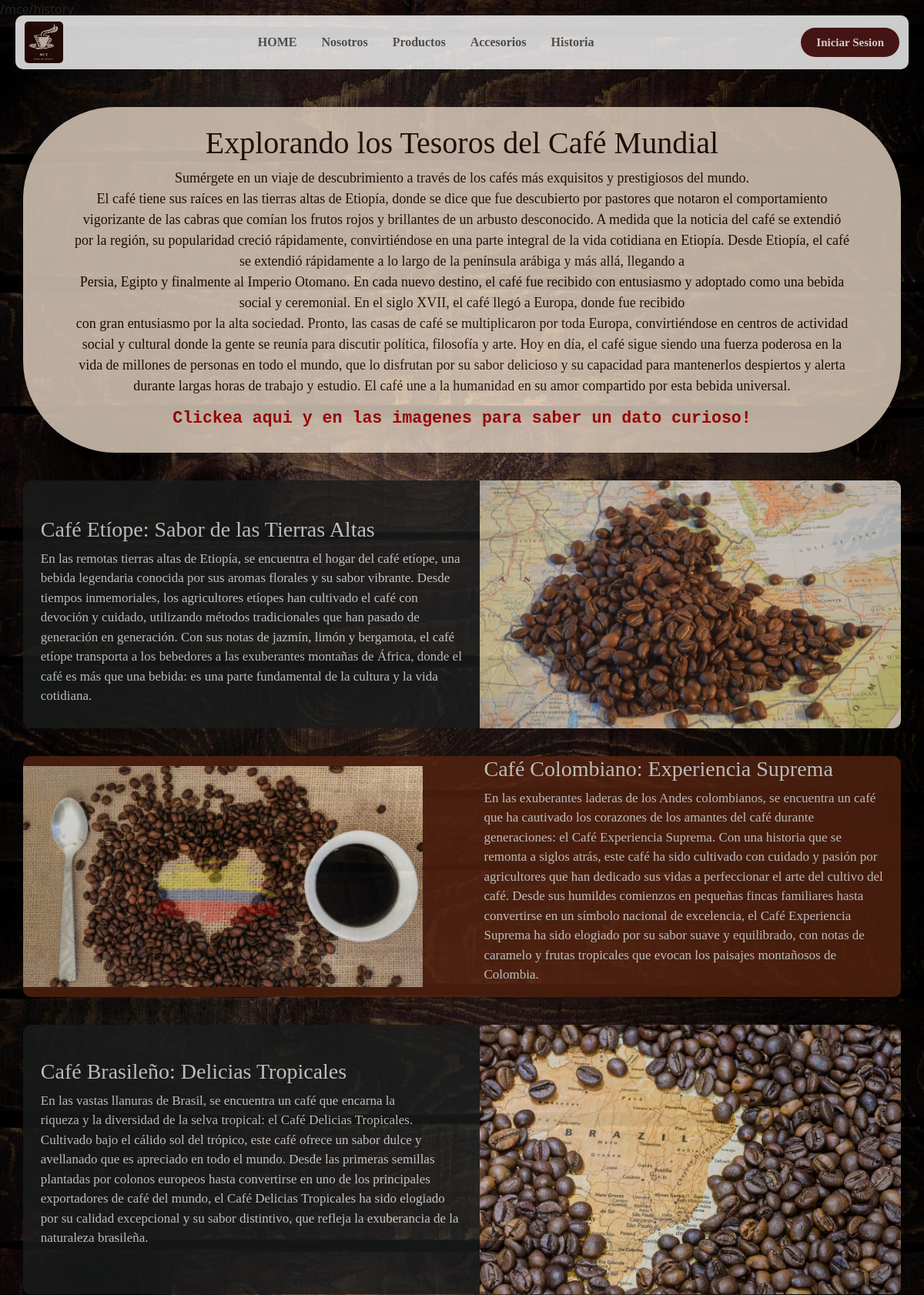
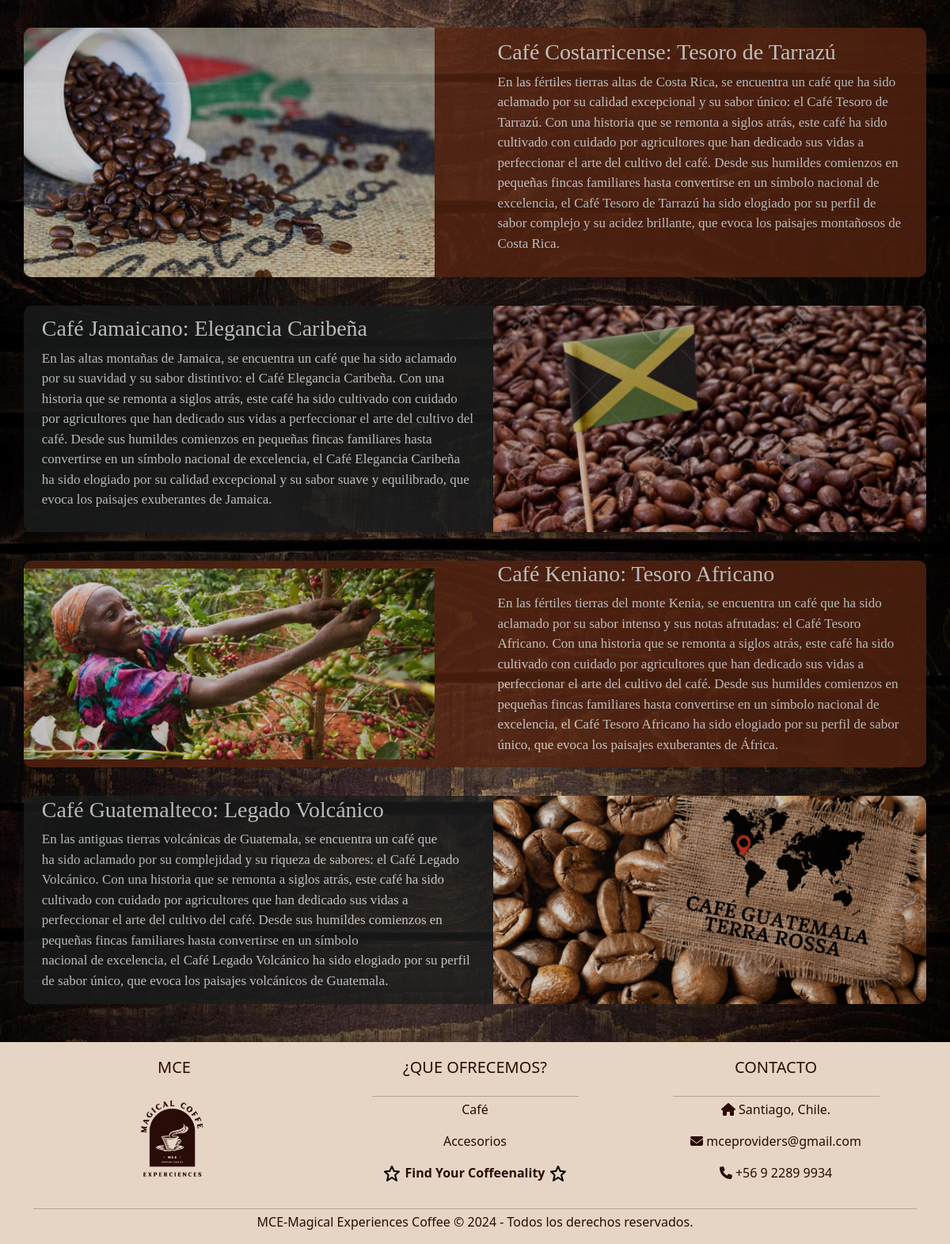
The page /mce/history on the database its author committed (2 pictures, top to bottom).
### mce/models.py (models this page shows, shortened)
class Historia(models.Model):
    id_historia = models.AutoField(primary_key=True)
    titulo      = models.CharField(max_length=200)
    content     = models.TextField()
    imagen      = models.ImageField(upload_to='images/', null=True, blank=True)

### mce/views.py (the view)
# urls.py: path('history', views.history, name='history'),
def history(request):
    historias = Historia.objects.all()
    id_map = {
        'Hp1': historias[0],
        'Np4_1': historias[1],
        'Np3_1': historias[2],
        'Np4_2': historias[3],
        'Np3_2': historias[4],
        'Np4_3': historias[5],
        'Np3_3': historias[6],
        'Np4_4': historias[7],
    }
    context={'historias': historias, 'id_map': id_map}
    return render(request, 'mce/history.html', context)

### mce/templates/mce/history.html (shortened to what this page needs)
{% extends 'mce/base.html' %}
{% load static %}
{% block content %}
<div id="Hp1" onclick="datoCafe()">
  <div id="Hptext0">
    <h1>{{ id_map.Hp1.titulo }}</h1>
    <p>{{ id_map.Hp1.content|linebreaksbr }}</p>
    <h5 id="clickeame">Clickea aqui y en las imagenes para saber un dato curioso!</h5>
  </div>
</div>
<div id="Np4">
  <div id="Npimg4">
    <img src="{{ id_map.Np4_1.imagen.url }}" onclick="datoEti()"/>
  </div>
  <div id="Nptext4">
    <h3><br />{{ id_map.Np4_1.titulo }}<br /></h3>
    <p>{{ id_map.Np4_1.content|linebreaksbr }}</p>
  </div>
</div>
<div id="Np3">
  <div id="Npimg3">
    <img src="{{ id_map.Np3_1.imagen.url }}" onclick="datoCol()"/>
  </div>
  <div id="Nptext3" style="color: #e4e6e5">
    <h3>{{ id_map.Np3_1.titulo }}<br /></h3>
    <p>{{ id_map.Np3_1.content|linebreaksbr }}</p>
  </div>
</div>
<div id="Np4">
  <div id="Npimg4">
    <img src="{{ id_map.Np4_2.imagen.url }}" onclick="datoBra()"/>
  </div>
  <div id="Nptext4">
    <h3>{{ id_map.Np4_2.titulo }}<br /></h3>
    <p>{{ id_map.Np4_2.content|linebreaksbr }}</p>
  </div>
</div>
<div id="Np3">
  <div id="Npimg3">
    <img src="{{ id_map.Np3_2.imagen.url }}" onclick="datoCos()"/>
  </div>
  <div id="Nptext3" style="color: #e4e6e5">
    <h3>{{ id_map.Np3_2.titulo }}<br /></h3>
    <p>{{ id_map.Np3_2.content|linebreaksbr }}</p>
  </div>
</div>
<div id="Np4">
  <div id="Npimg4">
    <img src="{{ id_map.Np4_3.imagen.url }}" onclick="datoJam()"/>
  </div>
  <div id="Nptext4">
    <h3>{{ id_map.Np4_3.titulo }}<br /></h3>
    <p>{{ id_map.Np4_3.content|linebreaksbr }}</p>
  </div>
</div>
<div id="Np3">
  <div id="Npimg3">
    <img src="{{ id_map.Np3_3.imagen.url }}" onclick="datoKen()"/>
  </div>
  <div id="Nptext3" style="color: #e4e6e5">
    <h3>{{ id_map.Np3_3.titulo }}<br /></h3>
    <p>{{ id_map.Np3_3.content|linebreaksbr }}</p>
  </div>
</div>
<div id="Np4">
  <div id="Npimg4">
    <img src="{{ id_map.Np4_4.imagen.url }}" onclick="datoGua()"/>
  </div>
  <div id="Nptext4">
    <h3>{{ id_map.Np4_4.titulo }}<br /></h3>
    <p>{{ id_map.Np4_4.content|linebreaksbr }}</p>
  </div>
</div>
{% endblock %}

### mce/static/mce/css/history.css (style rules this page uses)
#Hp1 { display: flex; opacity: 0.8; align-items: center; margin-left: 30px; margin-right: 30px; border-radius: 120px; width: auto; height: auto; box-sizing: border-box; overflow: hidden; background-color: #e6d5c4; margin-bottom: 3%; margin-top: 9.6%; }
#Hptext0 { text-align: center; flex: 1; margin-left: 4%; margin-right: 4%; font-family: fantasy; font-size: 18px; font-weight: 540; margin-top: 2%; margin-bottom: 2%; padding: 0 20px; color:#210a05; }
#clickeame { font-size: larger; color: rgb(177, 0, 0); font-family: 'Courier New', Courier, monospace; font-weight: bold; }

### mce/static/mce/css/login-register.css (style rules this page uses)
::placeholder { font-size: 16px; }

### mce/static/mce/css/aboutUs.css (style rules this page uses)
#Np3 { display: flex; opacity: 0.8; align-items: center; margin-bottom: 3%; margin-top: 5px; margin-left: 30px; margin-right: 30px; border-radius: 10px; width: auto; height: auto; box-sizing: border-box; overflow: hidden; background-color: #552310; }
#Npimg3 { flex: 1; bottom: 0; max-width: 140%; margin-right: 6%; width: 120%; margin: 0%; align-items: left; }
#Npimg3 img { max-width: 110%; margin-bottom: 0%; width: 100%; }
#Nptext3 { flex: 1; margin-left: 7%; margin-right: 2%; font-family:fantasy; font-size: 17px; color: #FFC683; align-items: left; }
#Np4 { display: flex; opacity: 0.8; align-items: center; margin-bottom: 3%; margin-top: 5px; margin-left: 30px; margin-right: 30px; border-radius: 10px; width: auto; height: auto; display: flex; box-sizing: border-box; overflow: hidden; background-color: #1A1C1C; flex-direction: row-reverse; }
#Npimg4 { flex: 1; height: 110%; bottom: 0; max-width: 110%; margin: 0%; width:120%; }
#Npimg4 img { margin: 0%; width: 100%; }
#Nptext4 { flex: 1; margin-left: 2%; margin-right: 2%; font-size: 17px; font-family:fantasy; color:#E4E6E5; }
#wallpaperS { background-image: url(../images/wallpaperH.jpg); background-repeat: round; }

### rows shown on the page
Historia: Hp1.titulo "Explorando los Tesoros del Café Mundial", Hp1.content "Sumérgete en un viaje de descubrimiento a través de los cafés más exquisitos y prestigiosos del mundo. El café tiene sus raíces en las tierras altas de Etiopía, donde se dice que fue descubierto por pastores que notaron el comportamiento vigorizante de las cabras que comían los frutos rojos y brillantes de un arbusto desconocido. A medida que la noticia del café se extendió por la región, su popularidad creció rápidamente, convirtiéndose en una parte integral de la vida cotidiana en Etiopía. Desde Etiopía, el café se extendió rápidamente a lo largo de la península arábiga y más allá, llegando a Persia, Egipto y finalmente al Imperio Otomano. En cada nuevo destino, el café fue recibido con…"
Historia: Np4_1.imagen (picture), Np4_1.titulo "Café Etíope: Sabor de las Tierras Altas", Np4_1.content "En las remotas tierras altas de Etiopía, se encuentra el hogar del café etíope, una bebida legendaria conocida por sus aromas florales y su sabor vibrante. Desde tiempos inmemoriales, los agricultores etíopes han cultivado el café con devoción y cuidado, utilizando métodos tradicionales que han pasado de generación en generación. Con sus notas de jazmín, limón y bergamota, el café etíope transporta a los bebedores a las exuberantes montañas de África, donde el café es más que una bebida: es una parte fundamental de la cultura y la vida cotidiana."
Historia: Np3_1.imagen (picture), Np3_1.titulo "Café Colombiano: Experiencia Suprema", Np3_1.content "En las exuberantes laderas de los Andes colombianos, se encuentra un café que ha cautivado los corazones de los amantes del café durante generaciones: el Café Experiencia Suprema. Con una historia que se remonta a siglos atrás, este café ha sido cultivado con cuidado y pasión por agricultores que han dedicado sus vidas a perfeccionar el arte del cultivo del café. Desde sus humildes comienzos en pequeñas fincas familiares hasta convertirse en un símbolo nacional de excelencia, el Café Experiencia Suprema ha sido elogiado por su sabor suave y equilibrado, con notas de caramelo y frutas tropicales que evocan los paisajes montañosos de Colombia."
Historia: Np4_2.imagen (picture), Np4_2.titulo "Café Brasileño: Delicias Tropicales", Np4_2.content "En las vastas llanuras de Brasil, se encuentra un café que encarna la riqueza y la diversidad de la selva tropical: el Café Delicias Tropicales. Cultivado bajo el cálido sol del trópico, este café ofrece un sabor dulce y avellanado que es apreciado en todo el mundo. Desde las primeras semillas plantadas por colonos europeos hasta convertirse en uno de los principales exportadores de café del mundo, el Café Delicias Tropicales ha sido elogiado por su calidad excepcional y su sabor distintivo, que refleja la exuberancia de la naturaleza brasileña."
Historia: Np3_2.imagen (picture), Np3_2.titulo "Café Costarricense: Tesoro de Tarrazú", Np3_2.content "En las fértiles tierras altas de Costa Rica, se encuentra un café que ha sido aclamado por su calidad excepcional y su sabor único: el Café Tesoro de Tarrazú. Con una historia que se remonta a siglos atrás, este café ha sido cultivado con cuidado por agricultores que han dedicado sus vidas a perfeccionar el arte del cultivo del café. Desde sus humildes comienzos en pequeñas fincas familiares hasta convertirse en un símbolo nacional de excelencia, el Café Tesoro de Tarrazú ha sido elogiado por su perfil de sabor complejo y su acidez brillante, que evoca los paisajes montañosos de Costa Rica."
Historia: Np4_3.imagen (picture), Np4_3.titulo "Café Jamaicano: Elegancia Caribeña", Np4_3.content "En las altas montañas de Jamaica, se encuentra un café que ha sido aclamado por su suavidad y su sabor distintivo: el Café Elegancia Caribeña. Con una historia que se remonta a siglos atrás, este café ha sido cultivado con cuidado por agricultores que han dedicado sus vidas a perfeccionar el arte del cultivo del café. Desde sus humildes comienzos en pequeñas fincas familiares hasta convertirse en un símbolo nacional de excelencia, el Café Elegancia Caribeña ha sido elogiado por su calidad excepcional y su sabor suave y equilibrado, que evoca los paisajes exuberantes de Jamaica."
Historia: Np3_3.imagen (picture), Np3_3.titulo "Café Keniano: Tesoro Africano", Np3_3.content "En las fértiles tierras del monte Kenia, se encuentra un café que ha sido aclamado por su sabor intenso y sus notas afrutadas: el Café Tesoro Africano. Con una historia que se remonta a siglos atrás, este café ha sido cultivado con cuidado por agricultores que han dedicado sus vidas a perfeccionar el arte del cultivo del café. Desde sus humildes comienzos en pequeñas fincas familiares hasta convertirse en un símbolo nacional de excelencia, el Café Tesoro Africano ha sido elogiado por su perfil de sabor único, que evoca los paisajes exuberantes de África."
Historia: Np4_4.imagen (picture), Np4_4.titulo "Café Guatemalteco: Legado Volcánico", Np4_4.content "En las antiguas tierras volcánicas de Guatemala, se encuentra un café que ha sido aclamado por su complejidad y su riqueza de sabores: el Café Legado Volcánico. Con una historia que se remonta a siglos atrás, este café ha sido cultivado con cuidado por agricultores que han dedicado sus vidas a perfeccionar el arte del cultivo del café. Desde sus humildes comienzos en pequeñas fincas familiares hasta convertirse en un símbolo nacional de excelencia, el Café Legado Volcánico ha sido elogiado por su perfil de sabor único, que evoca los paisajes volcánicos de Guatemala."
